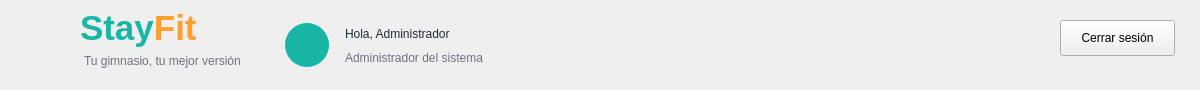
   <widget class="QFrame" name="frameHeader">
    <property name="geometry">
     <rect>
      <x>0</x>
      <y>0</y>
      <width>1200</width>
      <height>90</height>
     </rect>
    </property>
    <widget class="QLabel" name="lblLogoIcono">
     <property name="geometry">
      <rect>
       <x>18</x>
       <y>10</y>
       <width>65</width>
       <height>65</height>
      </rect>
     </property>
     <property name="text">
      <string/>
     </property>
     <property name="pixmap">
      <pixmap resource="../imagenes/recursos.qrc">:/newPrefix/logo_stayfit.png</pixmap>
     </property>
     <property name="scaledContents">
      <bool>true</bool>
     </property>
    </widget>
    <widget class="QLabel" name="labelStayFitHeader">
     <property name="geometry">
      <rect>
       <x>80</x>
       <y>8</y>
       <width>170</width>
       <height>40</height>
      </rect>
     </property>
     <property name="text">
      <string>&lt;html&gt;&lt;body&gt;&lt;span style=&quot;font-size:26pt; font-weight:700; color:#18B7A5;&quot;&gt;Stay&lt;/span&gt;&lt;span style=&quot;font-size:26pt; font-weight:700; color:#FF9F2E;&quot;&gt;Fit&lt;/span&gt;&lt;/body&gt;&lt;/html&gt;</string>
     </property>
    </widget>
    <widget class="QLabel" name="labelSubtituloHeader">
     <property name="geometry">
      <rect>
       <x>84</x>
       <y>52</y>
       <width>180</width>
       <height>18</height>
      </rect>
     </property>
     <property name="styleSheet">
      <string notr="true">color:#6B7280; font:9pt &quot;Segoe UI&quot;;</string>
     </property>
     <property name="text">
      <string>Tu gimnasio, tu mejor versión</string>
     </property>
    </widget>
    <widget class="QLabel" name="lblAvatarAdmin">
     <property name="geometry">
      <rect>
       <x>285</x>
       <y>23</y>
       <width>44</width>
       <height>44</height>
      </rect>
     </property>
     <property name="styleSheet">
      <string notr="true">background-color:#18B7A5; color:white; border-radius:22px;</string>
     </property>
     <property name="text">
      <string/>
     </property>
     <property name="pixmap">
      <pixmap resource="../imagenes/recursos.qrc">:/newPrefix/usuario.png</pixmap>
     </property>
     <property name="scaledContents">
      <bool>true</bool>
     </property>
    </widget>
    <widget class="QLabel" name="lblNombreAdmin">
     <property name="geometry">
      <rect>
       <x>345</x>
       <y>22</y>
       <width>300</width>
       <height>24</height>
      </rect>
     </property>
     <property name="styleSheet">
      <string notr="true">font:bold 13pt &quot;Segoe UI&quot;; color:#1F2937;</string>
     </property>
     <property name="text">
      <string>Hola, Administrador</string>
     </property>
    </widget>
    <widget class="QLabel" name="lblRolAdmin">
     <property name="geometry">
      <rect>
       <x>345</x>
       <y>48</y>
       <width>250</width>
       <height>20</height>
      </rect>
     </property>
     <property name="styleSheet">
      <string notr="true">font:10pt &quot;Segoe UI&quot;; color:#6B7280;</string>
     </property>
     <property name="text">
      <string>Administrador del sistema</string>
     </property>
    </widget>
    <widget class="QPushButton" name="btnCerrarSesion">
     <property name="geometry">
      <rect>
       <x>1060</x>
       <y>20</y>
       <width>115</width>
       <height>36</height>
      </rect>
     </property>
     <property name="text">
      <string>Cerrar sesión</string>
     </property>
    </widget>
   </widget>
